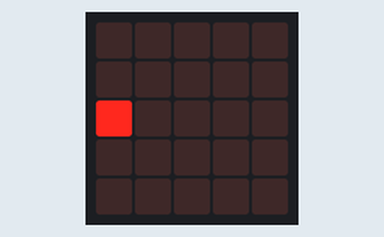
This program was run on a simulated BBC micro:bit running MicroPython. Shown: the board's 5×5 LED display. Dim RGB values are drawn brighter than linear.

Above: at 0.05 s.
At 0.57 s:
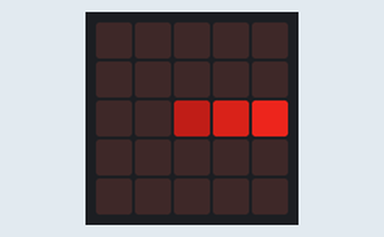
At 1.39 s:
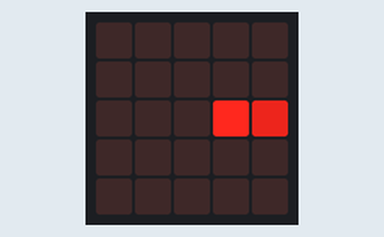
At 1.9 s:
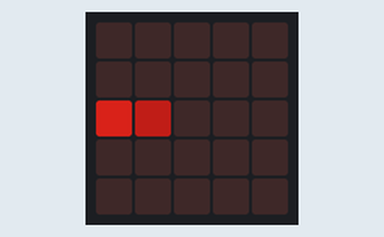
At 2.72 s:
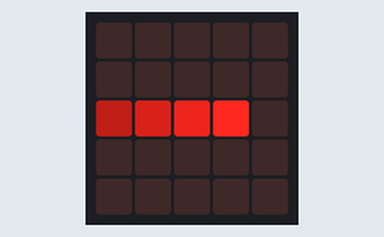

The program:

swish.py
```python
from microbit import sleep
from microbit import display


LEFT = 0
RIGHT = 1


def swish(direction):
    ostart = 0 if direction == RIGHT else 5
    oend = 9 if direction == RIGHT else -5
    step = 1 if direction == RIGHT else -1
    istart = 1 if direction == RIGHT else 3
    iend = 4 if direction == RIGHT else -1
    for i in range(ostart, oend, step):
        display.clear()
        if -1 < i < 5:
            display.set_pixel(i, 2, 9)
        for j in range(istart, iend, step):
            k = i - j * step
            brightness = 9 - (2 * j)
            if 5 > k >= 0:
                display.set_pixel(k, 2, brightness)
        sleep(100)


while True:
    swish(RIGHT)
    sleep(200)
    swish(LEFT)
    sleep(200)
```

Measured:
- by itself, everything shown: repeats every 2.4 s, in 18 steps
